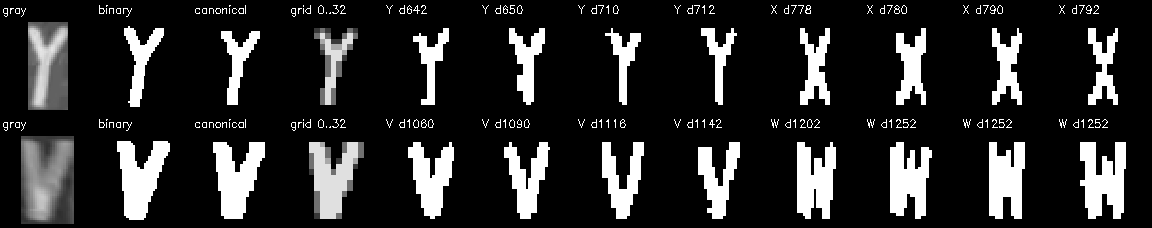
#> input picture docs/validation/blue-plate/char-model/frozen-domain-confusion-neighbors.png, 1152 x 228 px
$ python -i reference.py   (imports and definitions only)
#> lines starting #> are read from the running program, lines starting #| are printed output that depends on the picture; after the words box and inside, x2 and y2 are one past the last pixel; in counts of white or black regions, pixels touching at a corner belong together
#> further down, picture is the input picture: shape (228, 1152); min 0, max 255, mean 41.1
"""Freeze exact projection-char stages and measure a bounded flood-fill queue."""
from collections import deque
import argparse
import hashlib
import json
from pathlib import Path
import sys
import cv2
import numpy as np

ROOT=Path(__file__).resolve().parents[3]
sys.path.insert(0,str(ROOT/'tools/blue_plate'))
import baseline as b
SOURCE=ROOT/'tmp/blue-plate-normal-g1/integer-geometry-solver'
OUT=ROOT/'tmp/blue-plate-char-segment'
BASELINE_SHA='2329329c2b90f22bb7554713b36c4771d90a015d73bdc4ee4233319b574e0a89'

def sha(path):return hashlib.sha256(path.read_bytes()).hexdigest()

def threshold(gray):
    hist=np.bincount((gray.ravel()>>3),minlength=32).tolist()
#> hist = 32 values, max 214671 at index 0, min 0 at index 1, mean 8208
    n=sum(hist);total=sum(i*v for i,v in enumerate(hist));count=moment=0;best=None;bn=0;bd=1
#> after `n = sum(hist)`: n = 262656
#> after `total = sum((i * v for i, v in enumerate(hist)))`: total = 1316242
    for t in range(31):
        count+=hist[t];moment+=t*hist[t]
        if count==0 or count==n:continue
        num=(moment*n-total*count)**2;den=count*(n-count)
        if best is None or num*bd>bn*den:best=t;bn=num;bd=den
#> this loop made 31 passes
#> (count, moment, num, den, bn, bd) on passes 1, 6, 7, 8, 9, 10, 11: (214671, 0, 79839580785223261449924, 10300987935, 79839580785223261449924, 10300987935), (214687, 80, 79839607567296472683076, 10298320703, 79839607567296472683076, 10298320703), (214984, 1862, 79796026458081474478336, 10248717248, 79796026458081474478336, 10248717248), (215785, 7469, 79559819333126867317636, 10114058735, 79559819333126867317636, 10114058735), (216083, 9853, 79427906818360334788324, 10063633559, 79427906818360334788324, 10063633559), (216372, 12454, 79257336978636334440000, 10014561648, 79257336978636334440000, 10014561648), (216825, 16984, 78923475305333784845316, 9937306575, 78923475305333784845316, 9937306575)
#> (count, moment, num, den) on passes 2, 3, 4, 5, 17, 18: (214671, 0, 79839580785223261449924, 10300987935), (214671, 0, 79839580785223261449924, 10300987935), (214671, 0, 79839580785223261449924, 10300987935), (214671, 0, 79839580785223261449924, 10300987935), (221338, 76599, 73557676494304530261904, 9145243484), (221936, 86765, 72539799844304887235584, 9037233920)
#> after the loop, bd = 9220854663; best = 15; bn = 74218267151768636501796; count = 227348; moment = 221694
    return best

def flood_components(mask):
    """Clear a visited bitmap when enqueuing, so a pixel enters the queue once."""
    remaining=mask.copy();components=[];peak=0
    for address in np.flatnonzero(mask):
        y,x=divmod(int(address),224)
        if not remaining[y,x]:continue
        queue=deque([(x,y)]);remaining[y,x]=0;points=[]
        while queue:
            peak=max(peak,len(queue));xx,yy=queue.popleft();points.append((xx,yy))
            for dy,dx in [(-1,-1),(-1,0),(-1,1),(0,-1),(0,1),(1,-1),(1,0),(1,1)]:
                nx,ny=xx+dx,yy+dy
                if 0<=nx<224 and 0<=ny<64 and remaining[ny,nx]:
                    remaining[ny,nx]=0;queue.append((nx,ny))
        xs,ys=zip(*points)
        components.append(dict(rect=(min(xs),min(ys),max(xs)-min(xs)+1,max(ys)-min(ys)+1),area=len(points),seed=[x,y],points=points))
    return components,peak

def stages(gray):
    t=threshold(gray)
#> t = 15
    raw=np.zeros((64,224),np.uint8) if t is None else ((gray>>3)>t).astype(np.uint8)
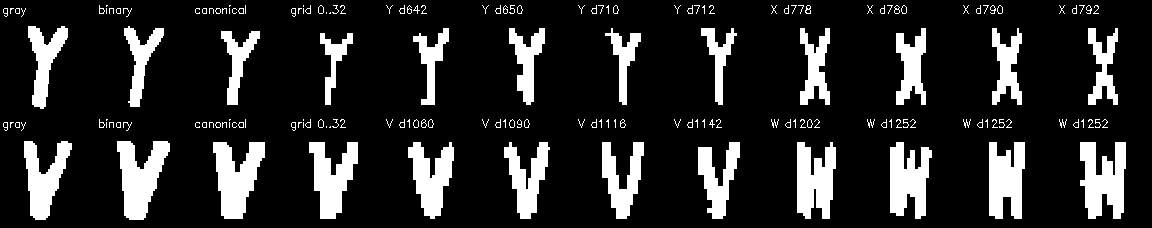
#> raw: shape (228, 1152); values 0 (black) and 1 (white), 15.9% white; 172 white regions (100 under 20 px), largest, box (x1, y1, x2, y2) and area: (1080, 142, 1126, 219) 2456, (117, 141, 170, 220) 2450, (213, 142, 265, 219) 2439
    raw[:5]=0;raw[-5:]=0;raw[:,:4]=0;raw[:,-4:]=0
    transitions=np.count_nonzero(np.diff(raw.astype(np.int16),axis=1),axis=1)
#> transitions = 228 values, max 244 at index 123, min 0 at index 0, mean 38.36
    keep=(transitions>=8)&(raw.sum(axis=1)<=190)
    rows=raw*keep[:,None]
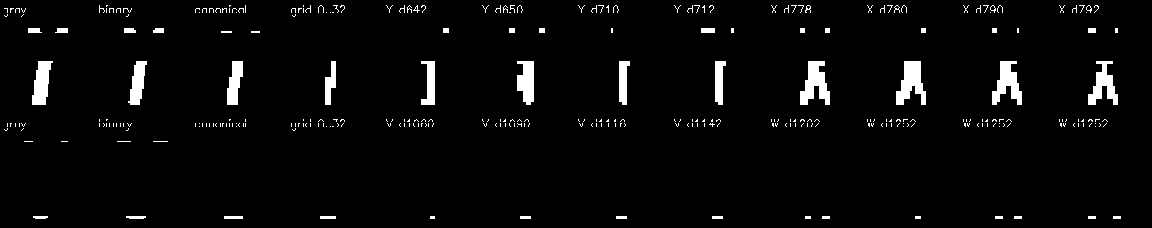
#> rows: shape (228, 1152); values 0 (black) and 1 (white), 3.6% white; 322 white regions (283 under 20 px), largest, box (x1, y1, x2, y2) and area: (896, 61, 926, 105) 792, (800, 61, 830, 105) 776, (992, 61, 1022, 105) 725
    components,peak=flood_components(rows)
#> the loop in flood_components, `for address in np.flatnonzero(mask):` made 1522 passes
#> (address, y, x) on passes 1 to 3: (5859, 26, 35), (5866, 26, 42), (5867, 26, 43)
#> after the loop in flood_components, `for address in np.flatnonzero(mask):`:
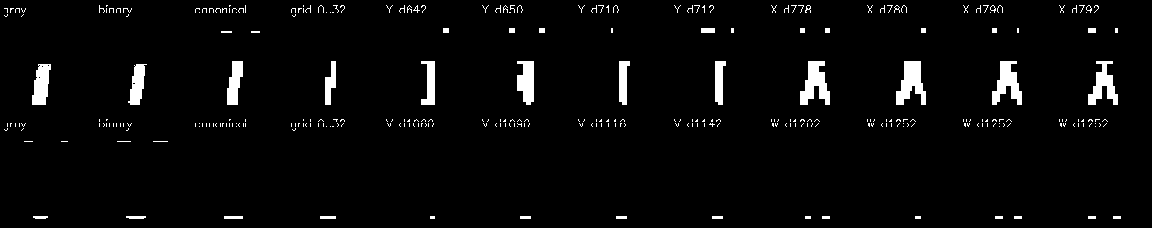
#> remaining: shape (228, 1152); values 0 (black) and 1 (white), 3.5% white; 318 white regions (283 under 20 px), largest, box (x1, y1, x2, y2) and area: (896, 61, 926, 105) 792, (800, 61, 830, 105) 776, (992, 61, 1022, 105) 725
#> after the loop in flood_components, `for address in np.flatnonzero(mask):`: components = 17 items
    count,labels,stats,_=cv2.connectedComponentsWithStats(rows,connectivity=8)
    assert sorted([(*c['rect'],c['area']) for c in components])==sorted(map(tuple,stats[1:].tolist()))
    clean=rows.copy();records=[]
    for c in components:
        x,y,w,h=c['rect'];rim=False;preceding=[];pitch4=None
        if x>=210 and w<=10:
            preceding=sorted(a['rect'] for a in components if a['rect'][0]+a['rect'][2]<=x and a['rect'][3]>=23 and 3<=a['rect'][2]<=36)[-6:]
            if len(preceding)==6:
                c2=[2*a+cw for a,cy,cw,ch in preceding];gaps=sorted(c2[i+1]-c2[i] for i in range(1,5));pitch4=gaps[1]+gaps[2]
                rim=68<=pitch4<=152 and 8*(2*x+w-c2[-1])<3*pitch4
        remove=h<12 or rim
        if remove:
            for xx,yy in c['points']:clean[yy,xx]=0
        records.append(dict(rect=c['rect'],area=c['area'],seed=c['seed'],remove=remove,rim=rim,preceding=preceding,pitch4=pitch4))
    projection=clean.sum(axis=0);cuts=[4];rects=[];char_thresholds=[];chars=[];failure=None
    if t is None:failure='global_single_bin'
    if failure is None:
        for center in [34,70,101,132,163,194]:
            cut=min(range(center-9,center+10),key=lambda x:(int(projection[x]),abs(x-center),x))
            if projection[cut]>8:failure='no_valley';break
            cuts.append(cut)
    if failure is None:
        cuts.append(220)
        for left,right in zip(cuts,cuts[1:]):
            yy,xx=np.where(clean[:,left:right])
            if not len(xx) or yy.max()-yy.min()<23:failure='short_or_empty';break
            x0,x1=left+int(xx.min()),left+int(xx.max())+1;y0,y1=int(yy.min()),int(yy.max())+1
            if x1-x0>36 or y1-y0<23:failure='wide_or_short';break
            rects.append([x0,y0,x1-x0,y1-y0])
    if failure is None:
        for x,y,w,h in rects:
            roi=gray[max(0,y-2):min(64,y+h+2),x:x+w];ct=threshold(roi)
            if ct is None:failure='char_single_bin';break
            char_thresholds.append(ct);chars.append(((roi>>3)>ct).astype(np.uint8))
    if failure is not None:chars=[]
    return dict(threshold=t,row_keep=keep.astype(int).tolist(),components=records,queue_peak=peak,cuts=cuts,rects=rects,
                char_thresholds=char_thresholds,failure=failure),rows,clean,chars

# [54 lines left out: function main, not called in this run]

# [1 line not run here, left out]

>>> import cv2
>>> picture = cv2.imread('../../../docs/validation/blue-plate/char-model/frozen-domain-confusion-neighbors.png', cv2.IMREAD_GRAYSCALE)
#> (the run stopped early here; a loop or call above may not have finished)
